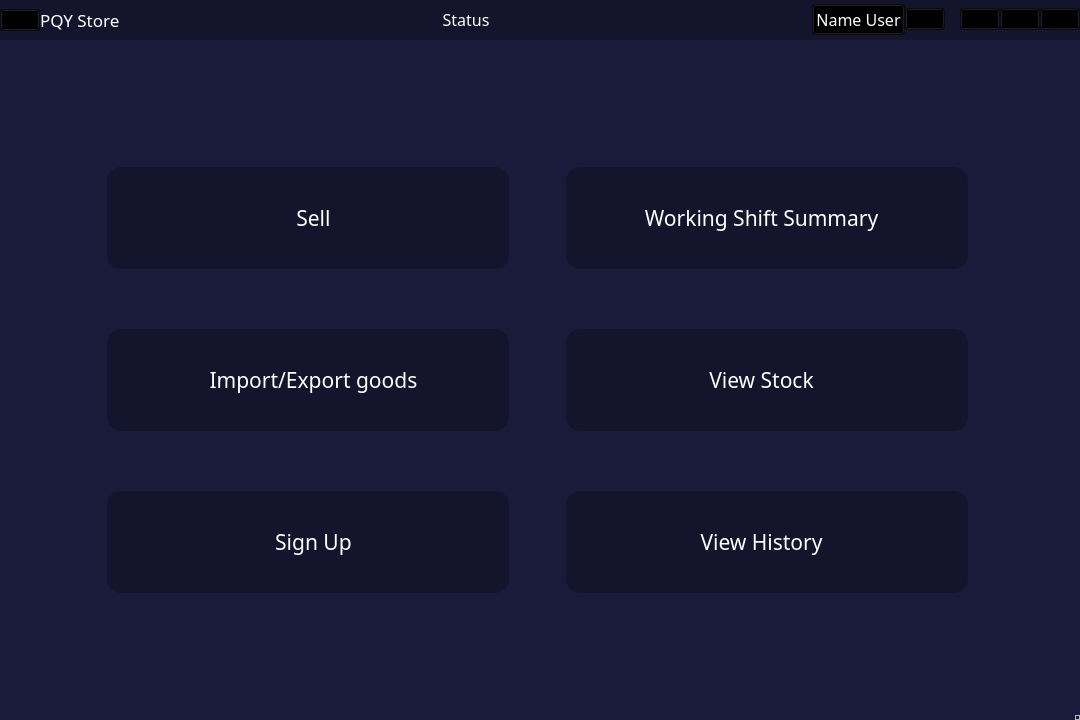
<?xml version="1.0" encoding="UTF-8"?>
<ui version="4.0">
 <class>MainWindow</class>
 <widget class="QMainWindow" name="MainWindow">
  <property name="geometry">
   <rect>
    <x>0</x>
    <y>0</y>
    <width>1080</width>
    <height>720</height>
   </rect>
  </property>
  <property name="windowTitle">
   <string>MainWindow</string>
  </property>
  <property name="styleSheet">
   <string notr="true">#main_screen QPushButton{
	color: #fff;
	font: 16pt Comfortaa;
	background-color: #14142c;
	border: 2px solid;
	border-radius: 15px;
	border-color: transparent;
	min-width: 400px;
	min-height: 100px;
}

#main_screen QPushButton:hover{
	background-color: #070725;
	border-color: #fff;
	font-weight: bold;
}

*{}

#name_app{
	font: 13pt Comfortaa;
	color: #fff
}
#name_user, #status_title{
	color: #fff;
	font: 12pt Comfortaa;
}

#title_bar QPushButton{
	background-color: transparent;
}
#title_bar{
	background-color: #14142c;
}
#centralwidget{
	background-color: #1A1B3A
}
#left_menu{
	background-color: #14142c;
}
#left_menu QPushButton {
	min-width: 40px;
	min-height: 40px;
	border: 1px solid;
	border-color: transparent;
	background-color: transparent;
}
#left_menu QPushButton:hover {
	background-color: #252552;
	border-top-color: #6969ea;
	border-bottom-color: #6969ea;
}
QToolTip {
	color: #fff;
	font: 10pt Comfortaa;
	background-color: rgba(100, 100, 100, 100);
	border: 1px solid;
	border-radius: 7px;
	border-color: #fff;
}</string>
  </property>
  <widget class="QWidget" name="centralwidget">
   <layout class="QVBoxLayout" name="verticalLayout">
    <property name="spacing">
     <number>0</number>
    </property>
    <property name="leftMargin">
     <number>0</number>
    </property>
    <property name="topMargin">
     <number>0</number>
    </property>
    <property name="rightMargin">
     <number>0</number>
    </property>
    <property name="bottomMargin">
     <number>0</number>
    </property>
    <item alignment="Qt::AlignTop">
     <widget class="QWidget" name="title_bar" native="true">
      <property name="minimumSize">
       <size>
        <width>0</width>
        <height>40</height>
       </size>
      </property>
      <layout class="QHBoxLayout" name="horizontalLayout">
       <property name="spacing">
        <number>0</number>
       </property>
       <property name="leftMargin">
        <number>0</number>
       </property>
       <property name="topMargin">
        <number>0</number>
       </property>
       <property name="rightMargin">
        <number>0</number>
       </property>
       <property name="bottomMargin">
        <number>0</number>
       </property>
       <item alignment="Qt::AlignLeft|Qt::AlignVCenter">
        <widget class="QWidget" name="logo" native="true">
         <property name="toolTip">
          <string>Built &amp; developed by PQY Team</string>
         </property>
         <layout class="QHBoxLayout" name="horizontalLayout_3">
          <property name="spacing">
           <number>0</number>
          </property>
          <property name="leftMargin">
           <number>0</number>
          </property>
          <property name="topMargin">
           <number>0</number>
          </property>
          <property name="rightMargin">
           <number>0</number>
          </property>
          <property name="bottomMargin">
           <number>0</number>
          </property>
          <item alignment="Qt::AlignLeft|Qt::AlignVCenter">
           <widget class="QPushButton" name="logo_app">
            <property name="text">
             <string/>
            </property>
            <property name="icon">
             <iconset>
              <normaloff>../Image/logo.ico</normaloff>../Image/logo.ico</iconset>
            </property>
            <property name="iconSize">
             <size>
              <width>32</width>
              <height>32</height>
             </size>
            </property>
           </widget>
          </item>
          <item alignment="Qt::AlignLeft|Qt::AlignVCenter">
           <widget class="QLabel" name="name_app">
            <property name="text">
             <string>PQY Store</string>
            </property>
           </widget>
          </item>
         </layout>
        </widget>
       </item>
       <item alignment="Qt::AlignVCenter">
        <widget class="QWidget" name="widget_status" native="true">
         <property name="sizePolicy">
          <sizepolicy hsizetype="Expanding" vsizetype="Preferred">
           <horstretch>0</horstretch>
           <verstretch>0</verstretch>
          </sizepolicy>
         </property>
         <layout class="QVBoxLayout" name="verticalLayout_2">
          <property name="spacing">
           <number>0</number>
          </property>
          <property name="leftMargin">
           <number>0</number>
          </property>
          <property name="topMargin">
           <number>0</number>
          </property>
          <property name="rightMargin">
           <number>0</number>
          </property>
          <property name="bottomMargin">
           <number>0</number>
          </property>
          <item>
           <widget class="QLabel" name="status_title">
            <property name="sizePolicy">
             <sizepolicy hsizetype="Preferred" vsizetype="Preferred">
              <horstretch>0</horstretch>
              <verstretch>0</verstretch>
             </sizepolicy>
            </property>
            <property name="text">
             <string>Status</string>
            </property>
            <property name="alignment">
             <set>Qt::AlignCenter</set>
            </property>
           </widget>
          </item>
         </layout>
        </widget>
       </item>
       <item alignment="Qt::AlignRight|Qt::AlignVCenter">
        <widget class="QWidget" name="widget_profile" native="true">
         <layout class="QHBoxLayout" name="horizontalLayout_2">
          <property name="spacing">
           <number>0</number>
          </property>
          <property name="leftMargin">
           <number>0</number>
          </property>
          <property name="topMargin">
           <number>0</number>
          </property>
          <property name="rightMargin">
           <number>0</number>
          </property>
          <property name="bottomMargin">
           <number>0</number>
          </property>
          <item>
           <widget class="QPushButton" name="name_user">
            <property name="toolTip">
             <string>Profile</string>
            </property>
            <property name="layoutDirection">
             <enum>Qt::RightToLeft</enum>
            </property>
            <property name="text">
             <string>Name User</string>
            </property>
            <property name="icon">
             <iconset>
              <normaloff>../icons/user-white.svg</normaloff>../icons/user-white.svg</iconset>
            </property>
            <property name="iconSize">
             <size>
              <width>30</width>
              <height>30</height>
             </size>
            </property>
           </widget>
          </item>
          <item>
           <widget class="QPushButton" name="log_out">
            <property name="toolTip">
             <string>Log out</string>
            </property>
            <property name="text">
             <string/>
            </property>
            <property name="icon">
             <iconset>
              <normaloff>../icons/log-out-white.svg</normaloff>../icons/log-out-white.svg</iconset>
            </property>
            <property name="iconSize">
             <size>
              <width>30</width>
              <height>26</height>
             </size>
            </property>
           </widget>
          </item>
          <item>
           <widget class="QLabel" name="label">
            <property name="minimumSize">
             <size>
              <width>15</width>
              <height>0</height>
             </size>
            </property>
            <property name="text">
             <string/>
            </property>
           </widget>
          </item>
          <item>
           <widget class="QPushButton" name="minimize_btn">
            <property name="toolTip">
             <string>Minimize</string>
            </property>
            <property name="statusTip">
             <string extracomment="Minimize"/>
            </property>
            <property name="accessibleDescription">
             <string/>
            </property>
            <property name="text">
             <string/>
            </property>
            <property name="icon">
             <iconset>
              <normaloff>../icons/minus-white.svg</normaloff>../icons/minus-white.svg</iconset>
            </property>
            <property name="iconSize">
             <size>
              <width>30</width>
              <height>25</height>
             </size>
            </property>
           </widget>
          </item>
          <item>
           <widget class="QPushButton" name="maximize_btn">
            <property name="toolTip">
             <string>Maximize</string>
            </property>
            <property name="text">
             <string/>
            </property>
            <property name="icon">
             <iconset>
              <normaloff>../icons/square-white.svg</normaloff>../icons/square-white.svg</iconset>
            </property>
            <property name="iconSize">
             <size>
              <width>30</width>
              <height>22</height>
             </size>
            </property>
           </widget>
          </item>
          <item>
           <widget class="QPushButton" name="close_btn">
            <property name="toolTip">
             <string>Close</string>
            </property>
            <property name="text">
             <string/>
            </property>
            <property name="icon">
             <iconset>
              <normaloff>../icons/x-white.svg</normaloff>../icons/x-white.svg</iconset>
            </property>
            <property name="iconSize">
             <size>
              <width>30</width>
              <height>25</height>
             </size>
            </property>
           </widget>
          </item>
         </layout>
        </widget>
       </item>
      </layout>
     </widget>
    </item>
    <item>
     <widget class="QWidget" name="screen_app" native="true">
      <property name="sizePolicy">
       <sizepolicy hsizetype="Expanding" vsizetype="Expanding">
        <horstretch>0</horstretch>
        <verstretch>0</verstretch>
       </sizepolicy>
      </property>
      <layout class="QHBoxLayout" name="horizontalLayout_6">
       <property name="spacing">
        <number>0</number>
       </property>
       <property name="leftMargin">
        <number>0</number>
       </property>
       <property name="topMargin">
        <number>0</number>
       </property>
       <property name="rightMargin">
        <number>0</number>
       </property>
       <property name="bottomMargin">
        <number>0</number>
       </property>
       <item>
        <widget class="QWidget" name="main_screen" native="true">
         <property name="sizePolicy">
          <sizepolicy hsizetype="Expanding" vsizetype="Expanding">
           <horstretch>0</horstretch>
           <verstretch>0</verstretch>
          </sizepolicy>
         </property>
         <layout class="QHBoxLayout" name="horizontalLayout_4">
          <item>
           <spacer name="horizontalSpacer_5">
            <property name="orientation">
             <enum>Qt::Horizontal</enum>
            </property>
            <property name="sizeHint" stdset="0">
             <size>
              <width>39</width>
              <height>20</height>
             </size>
            </property>
           </spacer>
          </item>
          <item>
           <spacer name="horizontalSpacer">
            <property name="orientation">
             <enum>Qt::Horizontal</enum>
            </property>
            <property name="sizeHint" stdset="0">
             <size>
              <width>39</width>
              <height>20</height>
             </size>
            </property>
           </spacer>
          </item>
          <item>
           <widget class="QWidget" name="widget" native="true">
            <property name="minimumSize">
             <size>
              <width>0</width>
              <height>0</height>
             </size>
            </property>
            <layout class="QVBoxLayout" name="verticalLayout_5">
             <property name="spacing">
              <number>0</number>
             </property>
             <property name="leftMargin">
              <number>0</number>
             </property>
             <property name="topMargin">
              <number>0</number>
             </property>
             <property name="rightMargin">
              <number>0</number>
             </property>
             <property name="bottomMargin">
              <number>0</number>
             </property>
             <item>
              <spacer name="verticalSpacer_9">
               <property name="orientation">
                <enum>Qt::Vertical</enum>
               </property>
               <property name="sizeHint" stdset="0">
                <size>
                 <width>20</width>
                 <height>40</height>
                </size>
               </property>
              </spacer>
             </item>
             <item>
              <spacer name="verticalSpacer">
               <property name="orientation">
                <enum>Qt::Vertical</enum>
               </property>
               <property name="sizeHint" stdset="0">
                <size>
                 <width>20</width>
                 <height>40</height>
                </size>
               </property>
              </spacer>
             </item>
             <item>
              <widget class="QPushButton" name="sell_button">
               <property name="sizePolicy">
                <sizepolicy hsizetype="Minimum" vsizetype="Minimum">
                 <horstretch>0</horstretch>
                 <verstretch>0</verstretch>
                </sizepolicy>
               </property>
               <property name="minimumSize">
                <size>
                 <width>404</width>
                 <height>104</height>
                </size>
               </property>
               <property name="cursor">
                <cursorShape>PointingHandCursor</cursorShape>
               </property>
               <property name="layoutDirection">
                <enum>Qt::LeftToRight</enum>
               </property>
               <property name="text">
                <string>  Sell</string>
               </property>
               <property name="icon">
                <iconset>
                 <normaloff>../icons/shopping-cart-white.svg</normaloff>../icons/shopping-cart-white.svg</iconset>
               </property>
               <property name="iconSize">
                <size>
                 <width>50</width>
                 <height>50</height>
                </size>
               </property>
              </widget>
             </item>
             <item>
              <spacer name="verticalSpacer_5">
               <property name="orientation">
                <enum>Qt::Vertical</enum>
               </property>
               <property name="sizeHint" stdset="0">
                <size>
                 <width>20</width>
                 <height>40</height>
                </size>
               </property>
              </spacer>
             </item>
             <item>
              <widget class="QPushButton" name="import_export_btn">
               <property name="sizePolicy">
                <sizepolicy hsizetype="Minimum" vsizetype="Minimum">
                 <horstretch>0</horstretch>
                 <verstretch>0</verstretch>
                </sizepolicy>
               </property>
               <property name="minimumSize">
                <size>
                 <width>404</width>
                 <height>104</height>
                </size>
               </property>
               <property name="cursor">
                <cursorShape>PointingHandCursor</cursorShape>
               </property>
               <property name="text">
                <string>  Import/Export goods</string>
               </property>
               <property name="icon">
                <iconset>
                 <normaloff>../icons/truck-white.svg</normaloff>../icons/truck-white.svg</iconset>
               </property>
               <property name="iconSize">
                <size>
                 <width>50</width>
                 <height>50</height>
                </size>
               </property>
              </widget>
             </item>
             <item>
              <spacer name="verticalSpacer_6">
               <property name="orientation">
                <enum>Qt::Vertical</enum>
               </property>
               <property name="sizeHint" stdset="0">
                <size>
                 <width>20</width>
                 <height>40</height>
                </size>
               </property>
              </spacer>
             </item>
             <item>
              <widget class="QPushButton" name="signup">
               <property name="sizePolicy">
                <sizepolicy hsizetype="Minimum" vsizetype="Minimum">
                 <horstretch>0</horstretch>
                 <verstretch>0</verstretch>
                </sizepolicy>
               </property>
               <property name="minimumSize">
                <size>
                 <width>404</width>
                 <height>104</height>
                </size>
               </property>
               <property name="cursor">
                <cursorShape>PointingHandCursor</cursorShape>
               </property>
               <property name="layoutDirection">
                <enum>Qt::LeftToRight</enum>
               </property>
               <property name="text">
                <string>  Sign Up</string>
               </property>
               <property name="icon">
                <iconset>
                 <normaloff>../icons/user-plus-white.svg</normaloff>../icons/user-plus-white.svg</iconset>
               </property>
               <property name="iconSize">
                <size>
                 <width>50</width>
                 <height>50</height>
                </size>
               </property>
              </widget>
             </item>
             <item>
              <spacer name="verticalSpacer_10">
               <property name="orientation">
                <enum>Qt::Vertical</enum>
               </property>
               <property name="sizeHint" stdset="0">
                <size>
                 <width>20</width>
                 <height>40</height>
                </size>
               </property>
              </spacer>
             </item>
             <item>
              <spacer name="verticalSpacer_13">
               <property name="orientation">
                <enum>Qt::Vertical</enum>
               </property>
               <property name="sizeHint" stdset="0">
                <size>
                 <width>20</width>
                 <height>40</height>
                </size>
               </property>
              </spacer>
             </item>
            </layout>
           </widget>
          </item>
          <item>
           <spacer name="horizontalSpacer_3">
            <property name="orientation">
             <enum>Qt::Horizontal</enum>
            </property>
            <property name="sizeHint" stdset="0">
             <size>
              <width>39</width>
              <height>20</height>
             </size>
            </property>
           </spacer>
          </item>
          <item>
           <widget class="QWidget" name="widget_6" native="true">
            <property name="minimumSize">
             <size>
              <width>200</width>
              <height>200</height>
             </size>
            </property>
            <layout class="QVBoxLayout" name="verticalLayout_4">
             <property name="spacing">
              <number>0</number>
             </property>
             <property name="leftMargin">
              <number>0</number>
             </property>
             <property name="topMargin">
              <number>0</number>
             </property>
             <property name="rightMargin">
              <number>0</number>
             </property>
             <property name="bottomMargin">
              <number>0</number>
             </property>
             <item>
              <spacer name="verticalSpacer_12">
               <property name="orientation">
                <enum>Qt::Vertical</enum>
               </property>
               <property name="sizeHint" stdset="0">
                <size>
                 <width>20</width>
                 <height>40</height>
                </size>
               </property>
              </spacer>
             </item>
             <item>
              <spacer name="verticalSpacer_4">
               <property name="orientation">
                <enum>Qt::Vertical</enum>
               </property>
               <property name="sizeHint" stdset="0">
                <size>
                 <width>20</width>
                 <height>40</height>
                </size>
               </property>
              </spacer>
             </item>
             <item>
              <widget class="QPushButton" name="shift_summary_btn">
               <property name="sizePolicy">
                <sizepolicy hsizetype="Minimum" vsizetype="Minimum">
                 <horstretch>0</horstretch>
                 <verstretch>0</verstretch>
                </sizepolicy>
               </property>
               <property name="minimumSize">
                <size>
                 <width>404</width>
                 <height>104</height>
                </size>
               </property>
               <property name="cursor">
                <cursorShape>PointingHandCursor</cursorShape>
               </property>
               <property name="layoutDirection">
                <enum>Qt::RightToLeft</enum>
               </property>
               <property name="text">
                <string>Working Shift Summary  </string>
               </property>
               <property name="icon">
                <iconset>
                 <normaloff>../icons/fast-forward-white.svg</normaloff>../icons/fast-forward-white.svg</iconset>
               </property>
               <property name="iconSize">
                <size>
                 <width>50</width>
                 <height>50</height>
                </size>
               </property>
              </widget>
             </item>
             <item>
              <spacer name="verticalSpacer_7">
               <property name="orientation">
                <enum>Qt::Vertical</enum>
               </property>
               <property name="sizeHint" stdset="0">
                <size>
                 <width>20</width>
                 <height>40</height>
                </size>
               </property>
              </spacer>
             </item>
             <item>
              <widget class="QPushButton" name="view_stock_btn">
               <property name="sizePolicy">
                <sizepolicy hsizetype="Minimum" vsizetype="Minimum">
                 <horstretch>0</horstretch>
                 <verstretch>0</verstretch>
                </sizepolicy>
               </property>
               <property name="minimumSize">
                <size>
                 <width>404</width>
                 <height>104</height>
                </size>
               </property>
               <property name="cursor">
                <cursorShape>PointingHandCursor</cursorShape>
               </property>
               <property name="layoutDirection">
                <enum>Qt::RightToLeft</enum>
               </property>
               <property name="text">
                <string>View Stock  </string>
               </property>
               <property name="icon">
                <iconset>
                 <normaloff>../icons/package-white.svg</normaloff>../icons/package-white.svg</iconset>
               </property>
               <property name="iconSize">
                <size>
                 <width>50</width>
                 <height>50</height>
                </size>
               </property>
              </widget>
             </item>
             <item>
              <spacer name="verticalSpacer_8">
               <property name="orientation">
                <enum>Qt::Vertical</enum>
               </property>
               <property name="sizeHint" stdset="0">
                <size>
                 <width>20</width>
                 <height>40</height>
                </size>
               </property>
              </spacer>
             </item>
             <item>
              <widget class="QPushButton" name="view_history_btn">
               <property name="sizePolicy">
                <sizepolicy hsizetype="Minimum" vsizetype="Minimum">
                 <horstretch>0</horstretch>
                 <verstretch>0</verstretch>
                </sizepolicy>
               </property>
               <property name="minimumSize">
                <size>
                 <width>404</width>
                 <height>104</height>
                </size>
               </property>
               <property name="cursor">
                <cursorShape>PointingHandCursor</cursorShape>
               </property>
               <property name="layoutDirection">
                <enum>Qt::RightToLeft</enum>
               </property>
               <property name="text">
                <string>View History  </string>
               </property>
               <property name="icon">
                <iconset>
                 <normaloff>../icons/book-white.svg</normaloff>../icons/book-white.svg</iconset>
               </property>
               <property name="iconSize">
                <size>
                 <width>50</width>
                 <height>50</height>
                </size>
               </property>
              </widget>
             </item>
             <item>
              <spacer name="verticalSpacer_3">
               <property name="orientation">
                <enum>Qt::Vertical</enum>
               </property>
               <property name="sizeHint" stdset="0">
                <size>
                 <width>20</width>
                 <height>40</height>
                </size>
               </property>
              </spacer>
             </item>
             <item>
              <spacer name="verticalSpacer_11">
               <property name="orientation">
                <enum>Qt::Vertical</enum>
               </property>
               <property name="sizeHint" stdset="0">
                <size>
                 <width>20</width>
                 <height>40</height>
                </size>
               </property>
              </spacer>
             </item>
            </layout>
           </widget>
          </item>
          <item>
           <spacer name="horizontalSpacer_2">
            <property name="orientation">
             <enum>Qt::Horizontal</enum>
            </property>
            <property name="sizeHint" stdset="0">
             <size>
              <width>38</width>
              <height>20</height>
             </size>
            </property>
           </spacer>
          </item>
          <item>
           <spacer name="horizontalSpacer_4">
            <property name="orientation">
             <enum>Qt::Horizontal</enum>
            </property>
            <property name="sizeHint" stdset="0">
             <size>
              <width>40</width>
              <height>20</height>
             </size>
            </property>
           </spacer>
          </item>
         </layout>
        </widget>
       </item>
       <item alignment="Qt::AlignRight|Qt::AlignBottom">
        <widget class="QFrame" name="size_grip">
         <property name="sizePolicy">
          <sizepolicy hsizetype="Minimum" vsizetype="Minimum">
           <horstretch>0</horstretch>
           <verstretch>0</verstretch>
          </sizepolicy>
         </property>
         <property name="minimumSize">
          <size>
           <width>5</width>
           <height>5</height>
          </size>
         </property>
         <property name="frameShape">
          <enum>QFrame::StyledPanel</enum>
         </property>
         <property name="frameShadow">
          <enum>QFrame::Raised</enum>
         </property>
        </widget>
       </item>
      </layout>
     </widget>
    </item>
   </layout>
  </widget>
 </widget>
 <resources/>
 <connections/>
</ui>
